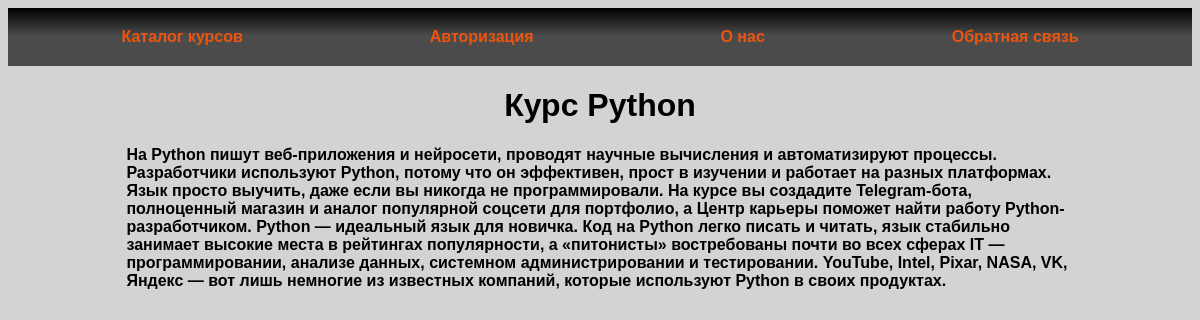
/courses/1, run on the app's committed database.
### tables this page shows
CREATE TABLE mainmenu(
id INTEGER PRIMARY KEY AUTOINCREMENT,
title TEXT NOT NULL,
url TEXT NOT NULL
);

CREATE TABLE courses(
id INTEGER PRIMARY KEY AUTOINCREMENT,
title TEXT NOT NULL,
price TEXT NOT NULL,
text TEXT NOT NULL
);

### Homework/Homework47/HM47_site.py (the view)
@app.route("/courses/<int:id_courses>")
def show_post(id_courses):
    db = get_db()
    dbase = FDataBase_HM47(db)
    title, price, info = dbase.get_courses(id_courses)
    if not title:
        abort(404)
    return render_template('courses.html', title=title, info=info, menu=dbase.get_menu())

### Homework/Homework47/FDataBase_HM47.py (called while the page is built)
    def get_menu(self):
        sql = "SELECT * FROM mainmenu"
        try:
            self.__cur.execute(sql)
            res = self.__cur.fetchall()
            if res:
                return res
        except IOError:
            print("Ошибка чтения из Базы Данных")
        return []

    def get_courses(self, courses_id):
        try:
            self.__cur.execute(f"SELECT title, price, text FROM courses WHERE id = {courses_id} LIMIT 1")
            res = self.__cur.fetchone()
            if res:
                return res
        except sqlite3.Error as e:
            print("Ошибка получения данных из БД" + str(e))
        return False, False, False

### Homework/Homework47/HM47_site.py (called while the page is built)
def connect_db():
    con = sqlite3.connect(app.config['DATABASE'])
    con.row_factory = sqlite3.Row
    return con

def get_db():
    if not hasattr(g, 'link_db'):
        g.link_db = connect_db()
    return g.link_db

### Homework/Homework47/templates/courses.html
{% extends 'base.html' %}
{% block content %}
{{ super() }}
<p class="info">{{ info }}</p>
{% endblock %}

### Homework/Homework47/templates/base.html (shortened to what this page needs)
<!DOCTYPE html>
<html lang="en">
<head>
<link rel="stylesheet" href="{{ url_for('static', filename='css/style.css') }}">
</head>
<body>
{% block content %}
{% block main_menu %}
<ul class="uc">
    {% for i in menu %}
    <li class="lc"><a href="{{ i.url }}">{{ i.title }}</a></li>
    {% endfor %}
</ul>
{% endblock main_menu %}
<h1 class="name_h">{{ title }}</h1>
{% endblock content %}
</body>
</html>

### Homework/Homework47/static/css/style.css (style rules this page uses)
body { background: lightgray; }
.uc { display: flex; justify-content: space-around; list-style: none; background: linear-gradient(black, rgb(75, 75, 75) 48%, rgb(75, 75, 75) 52%, rgb(75, 75, 75)); padding: 20px; margin-top: 0; }
.lc a { text-decoration: none; font-family:Verdana, Geneva, Tahoma, sans-serif; color: rgb(236, 85, 15); font-weight: bold; }
.name_h { text-align: center; font-family:Verdana, Geneva, Tahoma, sans-serif; }
.info { font-weight: bold; font-family:Verdana, Geneva, Tahoma, sans-serif; margin-left: 10%; margin-right: 10%; }

### data on the page
mainmenu: title "Каталог курсов"
mainmenu: title "Авторизация"
mainmenu: title "О нас"
mainmenu: title "Обратная связь"
courses: title "Курс Python", text "На Python пишут веб-приложения и нейросети, проводят научные вычисления и автоматизируют процессы. Разработчики используют Python, потому что он эффективен, прост в изучении и работает на разных платформах. Язык просто выучить, даже если вы никогда не программировали. На курсе вы создадите Telegram-бота, полноценный магазин и аналог популярной соцсети для портфолио, а Центр карьеры поможет найти работу Python-разработчиком. Python — идеальный язык для новичка. Код на Python легко писать и читать, язык стабильно занимает высокие места в рейтингах популярности, а «питонисты» востребованы почти во всех сферах IT — программировании, анализе данных, системном администрировании и тестировании.…"
